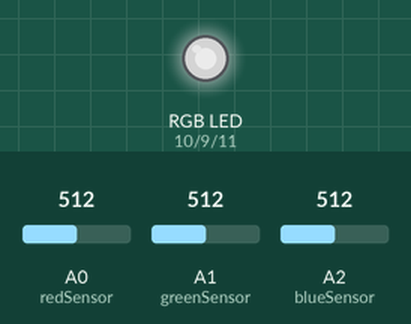
Recording of a sketch running on a simulated Arduino Uno, built with avr-gcc and run on an emulated ATmega328P. Shown: an RGB LED mixed from three pins (HIGH = lit). The inputs (shaded band) are chosen by the test bench; at power-on: A0 (redSensor) = 512, A1 (greenSensor) = 512, A2 (blueSensor) = 512. Dim RGB values are drawn brighter than linear.

Above: at 1.2 s.
1.3 s: A0 (redSensor) set to 716
At 2.5 s:
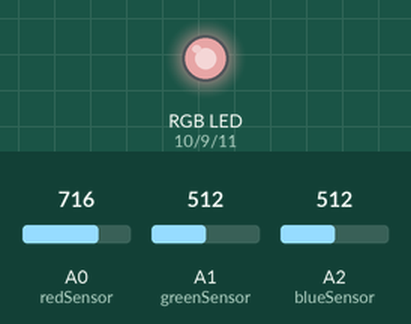
2.8 s: A1 (greenSensor) set to 716
At 3.8 s:
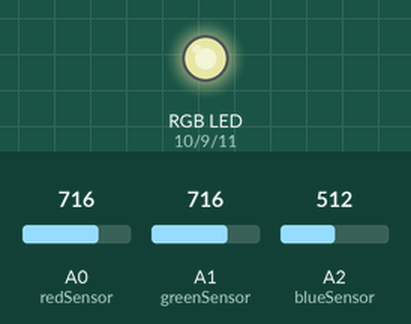
4.3 s: A2 (blueSensor) set to 716
At 5.0 s:
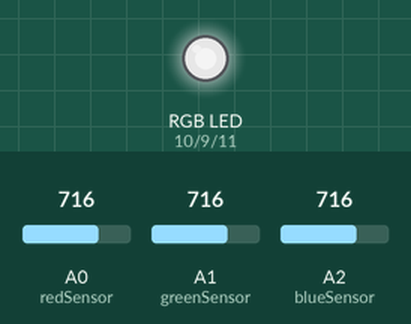
5.8 s: A0 (redSensor) set to 900
At 6.1 s:
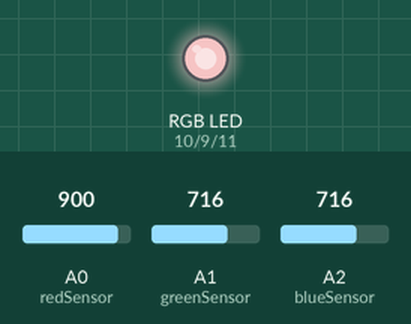
7.3 s: A1 (greenSensor) set to 900
At 8.4 s:
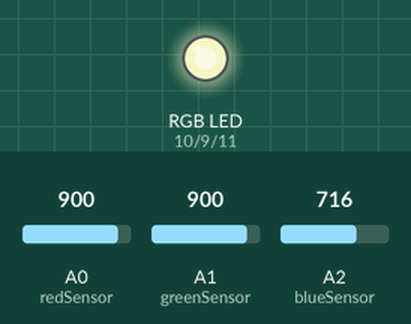
8.8 s: A2 (blueSensor) set to 900
At 9.6 s:
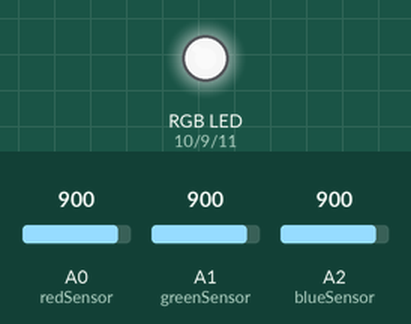
Timing chart, 0 to 11.3 s (numbered marks = the images above; inputs shaded):
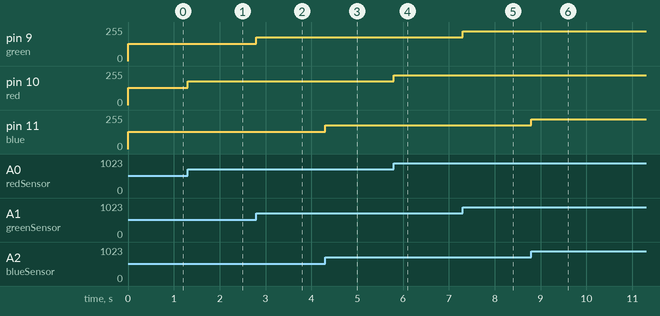

The sketch:

sketch_jan14a.ino
```cpp
#define redSensor A0
#define greenSensor A1
#define blueSensor A2
#define red 10
#define green 9
#define blue 11

void setup() {
pinMode(redSensor, INPUT);
pinMode(greenSensor, INPUT);
pinMode(blueSensor, INPUT);
pinMode(red, OUTPUT);
pinMode(green, OUTPUT);
pinMode(blue, OUTPUT);
}

void loop() {
  analogWrite(red, analogRead(redSensor)/4);
  analogWrite(green, analogRead(greenSensor)/4);
  analogWrite(blue, analogRead(blueSensor)/4);

}
```

Measured:
- after the input at 1.3 s, pin 10 (red): 128/255 → 179/255 at once
- after the input at 2.8 s, pin 9 (green): 128/255 → 179/255 at once
- after the input at 4.3 s, pin 11 (blue): 128/255 → 179/255 at once
- after the input at 5.8 s, pin 10 (red): 179/255 → 225/255 at once
- after the input at 7.3 s, pin 9 (green): 179/255 → 225/255 at once
- after the input at 8.8 s, pin 11 (blue): 179/255 → 225/255 at once
